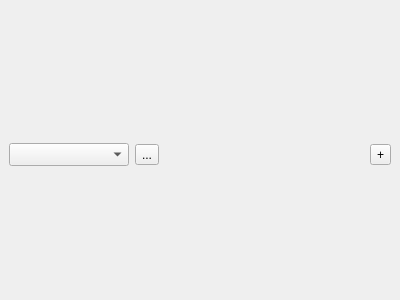
<?xml version="1.0" encoding="UTF-8"?>
<ui version="4.0">
 <class>MainWindow</class>
 <widget class="QMainWindow" name="MainWindow">
  <property name="geometry">
   <rect>
    <x>0</x>
    <y>0</y>
    <width>400</width>
    <height>300</height>
   </rect>
  </property>
  <property name="windowTitle">
   <string>Akoostic Player</string>
  </property>
  <property name="windowIcon">
   <iconset resource="Resources.qrc">
    <normaloff>:/icon/Resources/akoosticplayer.png</normaloff>:/icon/Resources/akoosticplayer.png</iconset>
  </property>
  <property name="styleSheet">
   <string notr="true"/>
  </property>
  <widget class="QWidget" name="centralWidget">
   <layout class="QVBoxLayout" name="verticalLayout">
    <property name="margin">
     <number>0</number>
    </property>
    <item>
     <widget class="QWidget" name="widget" native="true">
      <layout class="QHBoxLayout" name="horizontalLayout">
       <property name="leftMargin">
        <number>9</number>
       </property>
       <property name="topMargin">
        <number>9</number>
       </property>
       <property name="rightMargin">
        <number>9</number>
       </property>
       <property name="bottomMargin">
        <number>0</number>
       </property>
       <item>
        <widget class="QComboBox" name="Presets">
         <property name="minimumSize">
          <size>
           <width>120</width>
           <height>0</height>
          </size>
         </property>
         <property name="font">
          <font>
           <pointsize>10</pointsize>
           <weight>75</weight>
           <bold>true</bold>
          </font>
         </property>
        </widget>
       </item>
       <item>
        <widget class="QToolButton" name="savePresetButton">
         <property name="text">
          <string>...</string>
         </property>
         <property name="icon">
          <iconset resource="Resources.qrc">
           <normaloff>:/icon/save</normaloff>:/icon/save</iconset>
         </property>
         <property name="iconSize">
          <size>
           <width>16</width>
           <height>16</height>
          </size>
         </property>
        </widget>
       </item>
       <item>
        <spacer name="horizontalSpacer">
         <property name="orientation">
          <enum>Qt::Horizontal</enum>
         </property>
         <property name="sizeHint" stdset="0">
          <size>
           <width>40</width>
           <height>20</height>
          </size>
         </property>
        </spacer>
       </item>
       <item>
        <widget class="QToolButton" name="AddTabButton">
         <property name="text">
          <string>+</string>
         </property>
         <property name="icon">
          <iconset resource="Resources.qrc">
           <normaloff>:/icon/new</normaloff>:/icon/new</iconset>
         </property>
         <property name="iconSize">
          <size>
           <width>16</width>
           <height>16</height>
          </size>
         </property>
        </widget>
       </item>
      </layout>
     </widget>
    </item>
   </layout>
  </widget>
 </widget>
 <layoutdefault spacing="6" margin="11"/>
 <resources>
  <include location="Resources.qrc"/>
 </resources>
 <connections/>
</ui>
